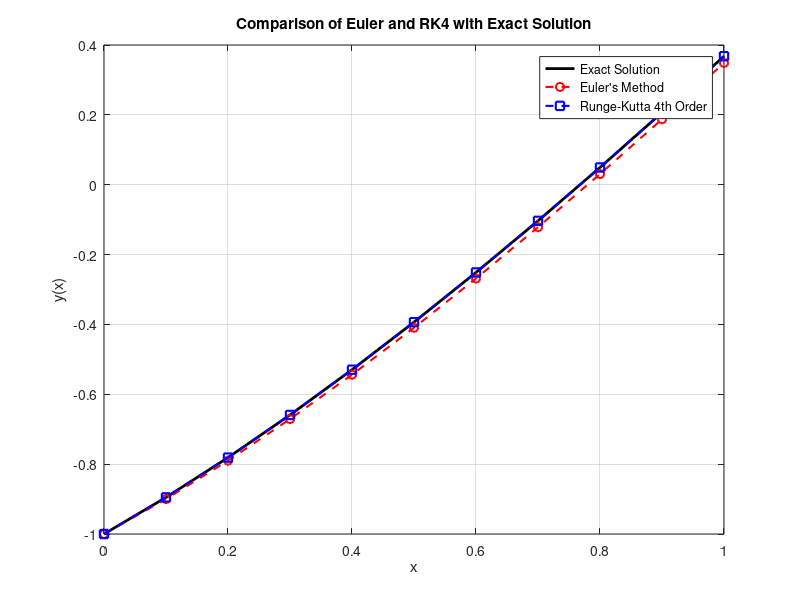

Write MATLAB code to recreate this figure.
%Problem 2
format long;

% Problem parameters
a = 0;
b = 1;
N = 10;
h = (b - a) / N;
x = a:h:b;

% Exact solution
y_exact = @(x) exp(-x) + 2*x - 2;

% Differential equation
f = @(x, y) 2*x - y;

% Initial condition
y0 = -1;

% Initialize solutions
y_euler = zeros(1, N+1);
y_rk4 = zeros(1, N+1);
y_euler(1) = y0;
y_rk4(1) = y0;

% Euler's Method
for i = 1:N
    y_euler(i+1) = y_euler(i) + h * f(x(i), y_euler(i));
end

% Runge-Kutta 4th Order
for i = 1:N
    k1 = f(x(i), y_rk4(i));
    k2 = f(x(i) + h/2, y_rk4(i) + h/2 * k1);
    k3 = f(x(i) + h/2, y_rk4(i) + h/2 * k2);
    k4 = f(x(i) + h, y_rk4(i) + h * k3);
    y_rk4(i+1) = y_rk4(i) + (h/6)*(k1 + 2*k2 + 2*k3 + k4);
end

% Plotting
figure;
plot(x, y_exact(x), 'k-', 'LineWidth', 2); hold on;
plot(x, y_euler, 'ro--', 'LineWidth', 1.5);
plot(x, y_rk4, 'bs--', 'LineWidth', 1.5);
legend('Exact Solution', 'Euler''s Method', 'Runge-Kutta 4th Order');
xlabel('x'); ylabel('y(x)');
title('Comparison of Euler and RK4 with Exact Solution');
grid on;
